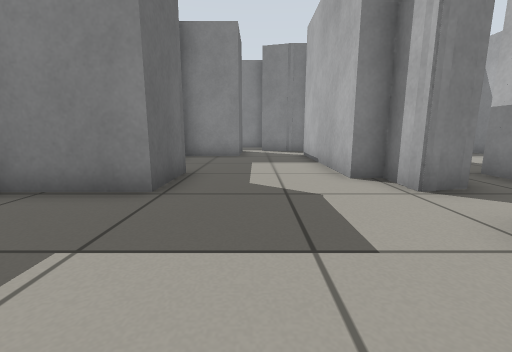
View 1 (above)

16 first-person views from a walk through a Gazebo world. The camera is 0.5 m above the floor, tilts 10° down and sees 90° across. The floor is counted in squares, 0.5 m on a side. Each view is taken from the middle of a square. On the plan, view 1 faces up. The plan holds only what a view shows up to about 11 squares ahead; the rest is blank.

View 2
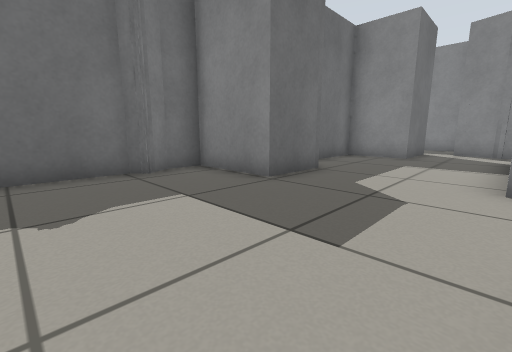

View 3
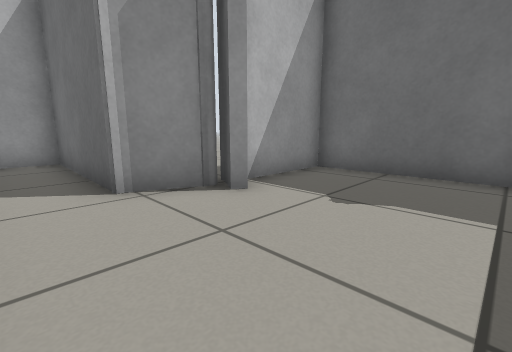

View 4
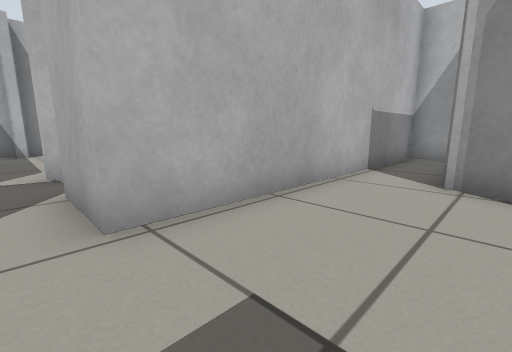

View 5
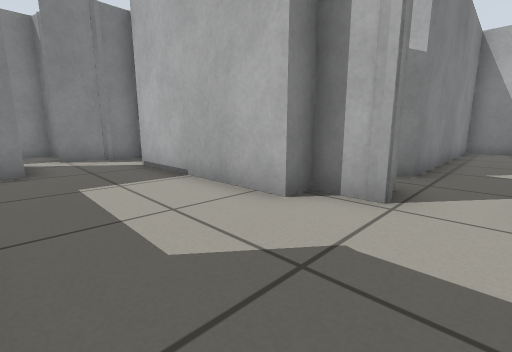

View 6
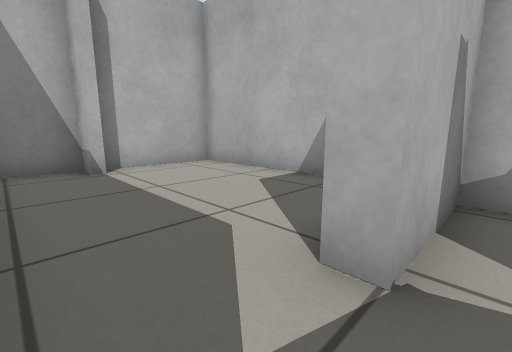

View 7
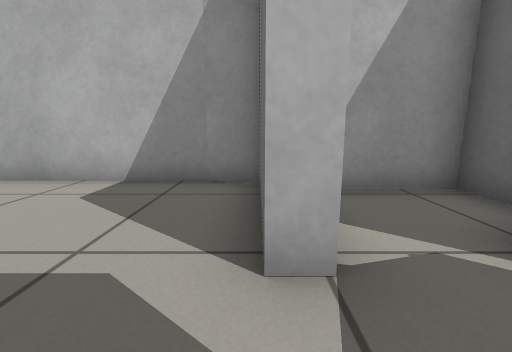

View 8
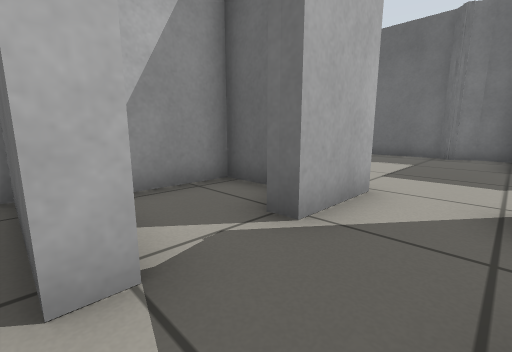

View 9
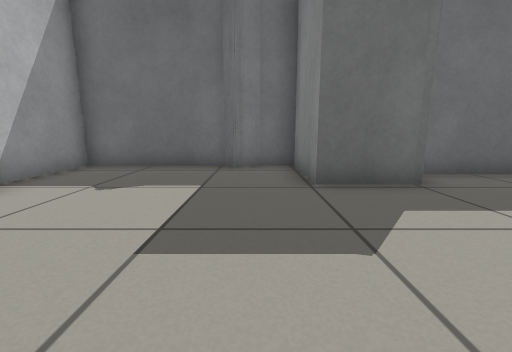

View 10
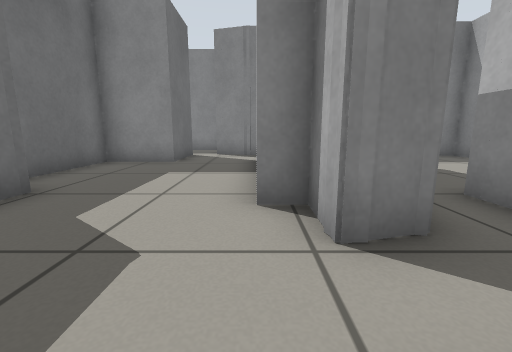

View 11
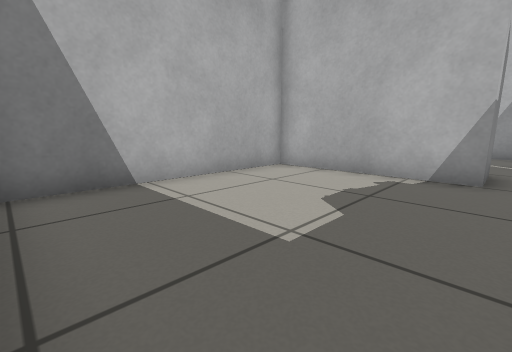

View 12
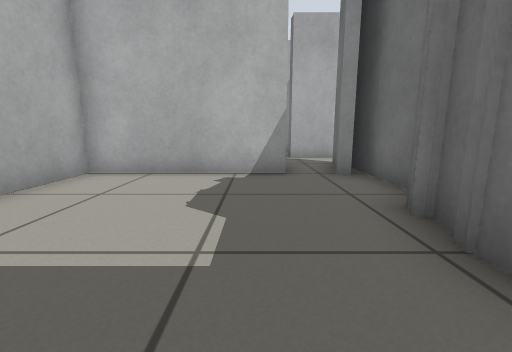

View 13
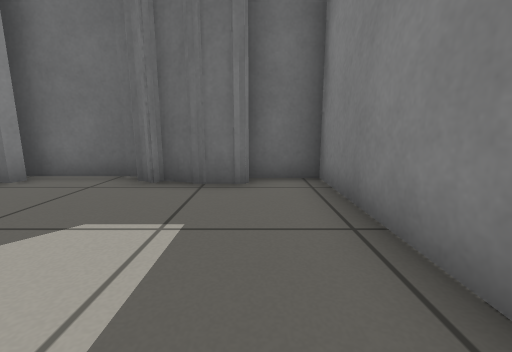

View 14
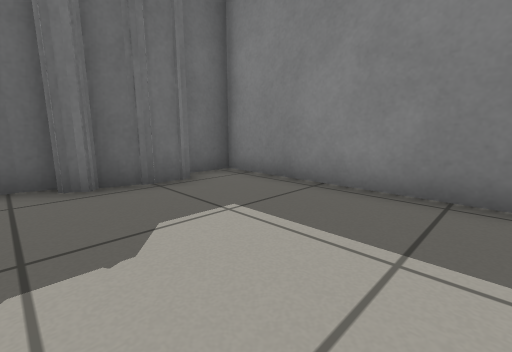

View 15
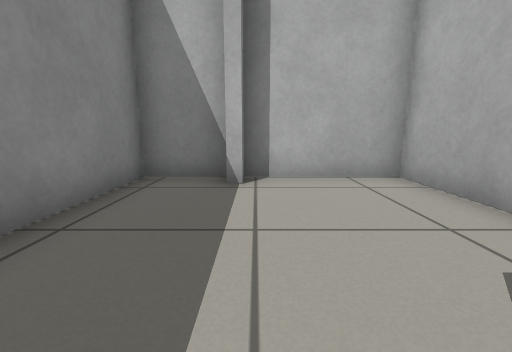

View 16
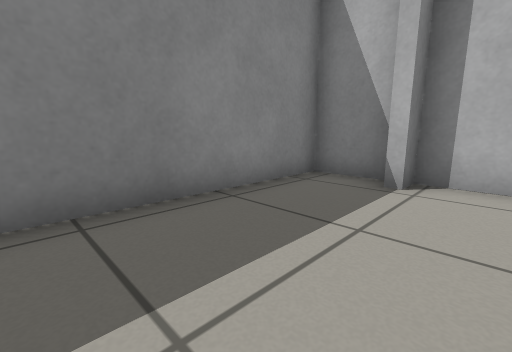

### Floor plan
Points are (right, up) in squares from view 1. A wall is a line through its corners. A room is listed if a view was taken in it or the views show most of it. See-through windows are left out.
Room 1 (views 1, 2, 3, 4, 5, 10)
walls: (2.7, 4.1) (2.7, 5.4) (2, 5.4) (2, 10.9); (-1.7, 6.2) (-1.7, 4.1) (-4.4, 4.1) (-4.4, 3) (-4, 2.4) (-4.4, 2.1) (-4.4, -1.9) (-1.6, -1.9); (2.8, 4.1) (2.7, 4.5); (-0.9, -1.8) (0.8, -2.4) (0.8, -7.6) (2.7, -7.6) (2.7, 2.4); (1.8, 12.7) (0.2, 13.1); (-0.7, 12.9) (-0.7, 10.3) (-2.9, 10.3) (-2.9, 6.9); (2.8, 12.8) (1.5, 12.8)
ways out: opening at (3.5, 3.5) to room 2; opening at (0, 13)
Room 2 (views 6, 7, 8, 9)
walls: (3.1, 4.1) (2.8, 4.1); (2.7, 2.4) (4.7, 2.4) (4.7, 2); (3.4, 0.9) (3.4, -0.3) (6.4, -0.3) (6.4, 2.4) (6.9, 2.4); (7.5, 4.5) (5.3, 4.5) (5.3, 6); (4.2, 6.3) (3.7, 4.4) (2.8, 4.1); (3.4, 6.5) (3.4, 5)
ways out: opening at (3.5, 3.5) to room 1; opening at (5, 5.5) to room 3; opening at (7, 3.5) to room 4
Room 3 (views 11, 12, 13, 14)
walls: (4.1, 9) (3.8, 8.5); (4.1, 9.8) (3.9, 9.1); (4.2, 10.9) (4.2, 9.9) (4.1, 9.7); (5.3, 6) (10, 6) (10, 12.4) (3.6, 12.4) (3.6, 10.7); (3.5, 8.7) (3.4, 8.1); (3.4, 8.2) (3.4, 6.5)
ways out: opening at (5, 5.5) to room 2
Room 4 (views 15, 16)
walls: (12.8, 2.6) (13.5, 2.6) (13.5, 4.5) (7.5, 4.5); (6.9, 2.4) (6.9, -0.9) (8.1, -1.2); (7.9, -1.1) (13.5, -1.1) (13.5, 2.3) (12.8, 2.3)
ways out: opening at (7, 3.5) to room 2

Positions as (right, up) in squares from view 1, and headings:
1: (0, 0), facing up
2: (2, 0), facing up-left
3: (2, 2), facing down-left
4: (0, 3), facing down-right
5: (-1, 3), facing up-right
6: (6, 4), facing down-right
7: (7, 4), facing down
8: (7, 4), facing down-left
9: (3, 3), facing left
10: (2, 2), facing up
11: (5, 12), facing down-right
12: (6, 12), facing down
13: (9, 11), facing left
14: (9, 8), facing up-left
15: (8, 2), facing right
16: (8, 1), facing up-right
